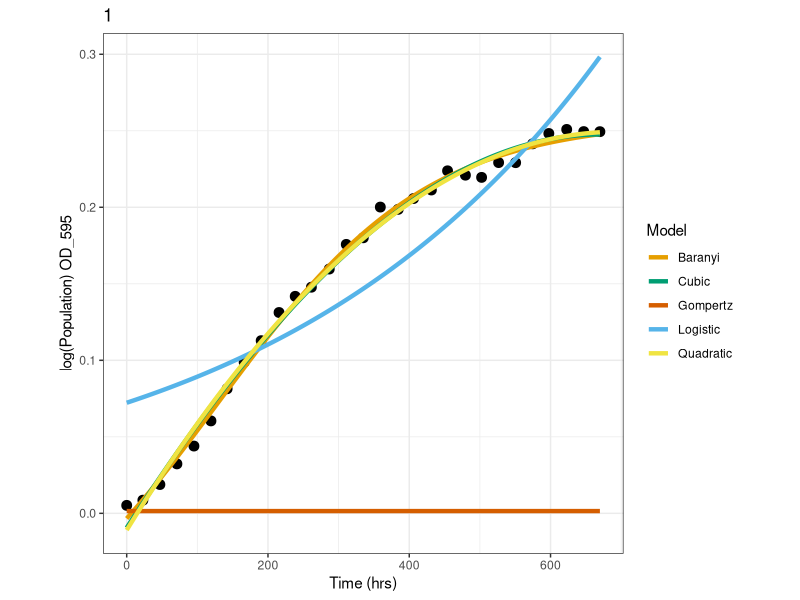
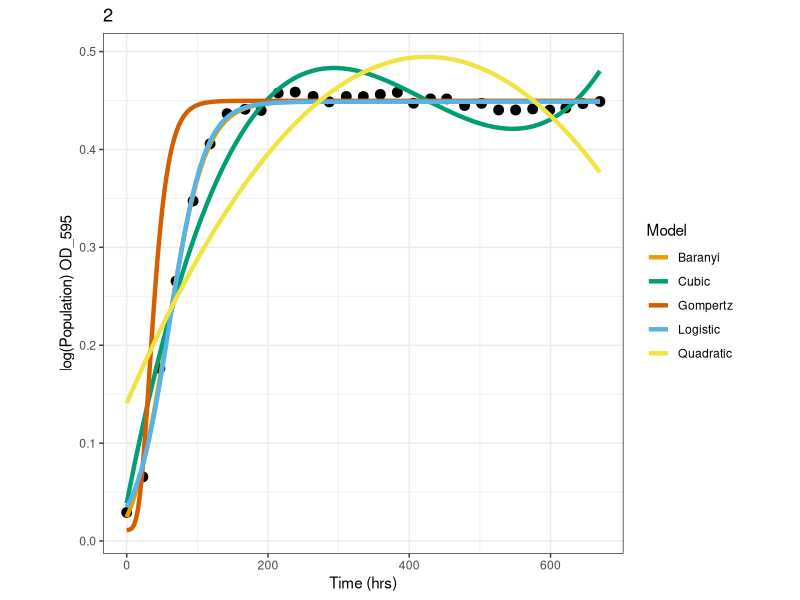
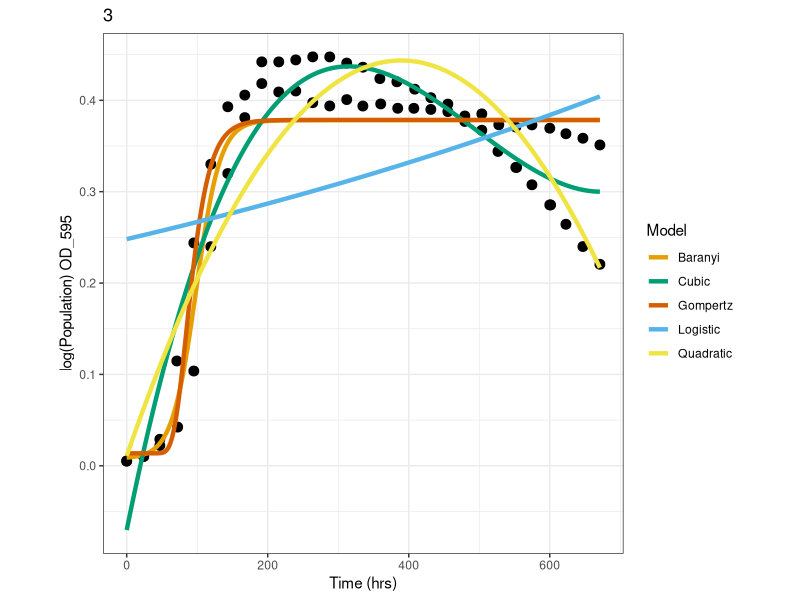
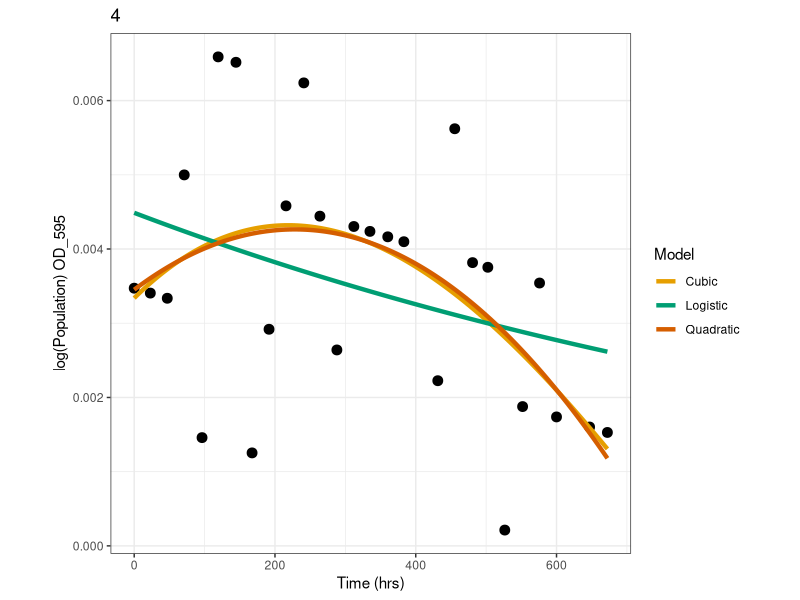
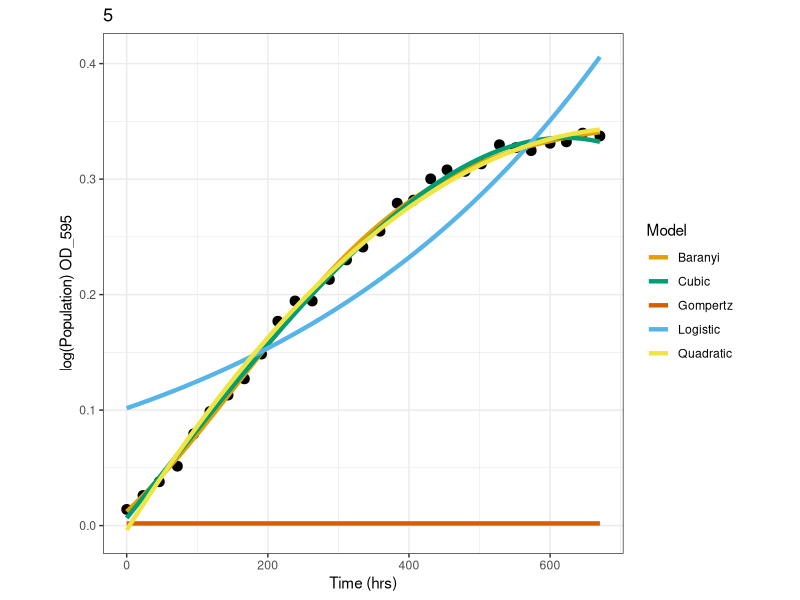
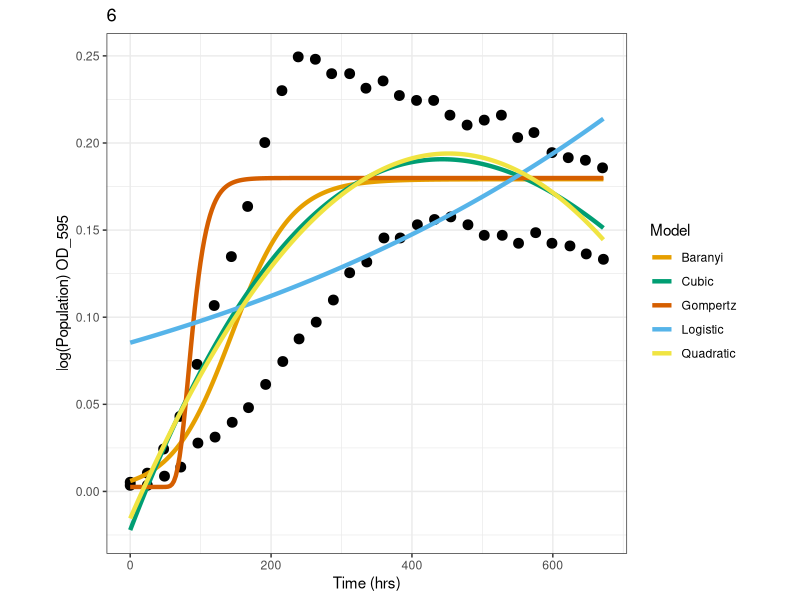
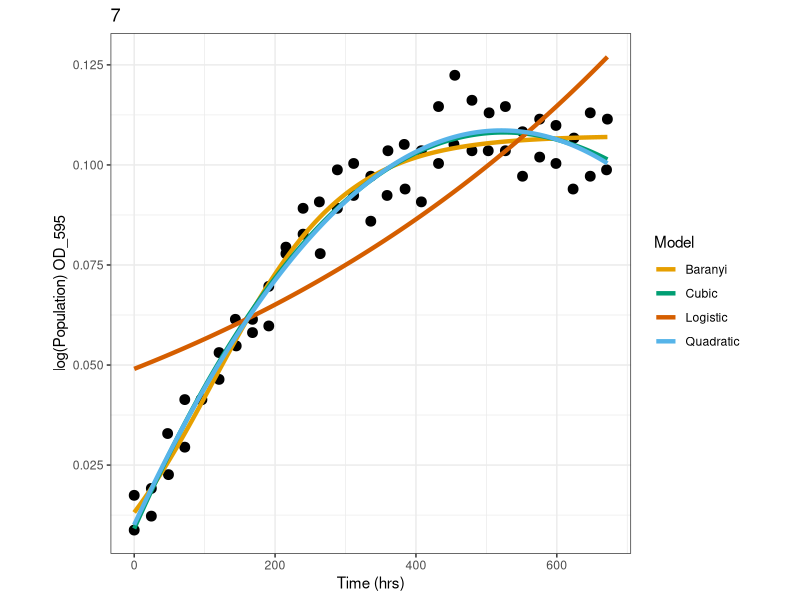
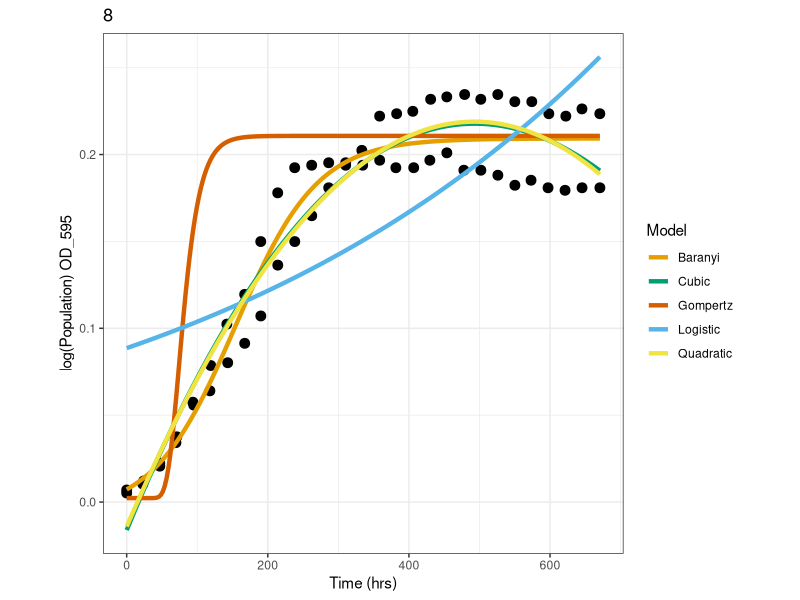

The R source for these figures, in order: (Note: this script raises an error after producing the figures.)
#__author__ = 'Billy Lam (ykl17@ic.ac.uk)'
#__version__ = '3.6.3'

## Model fitting using logged data ##

## Load necessary packages ##
library(ggplot2)
library(minpack.lm)

# An additional package could be "growthrates", it got a written function to extract rmax and tlag

## Load data ##
data <- read.csv("../data/Pop_clean.csv", stringsAsFactors = F, header = T)

#### Defining equations! ####
logistic_model <- function(N_0, N_max, r_max, t){
  return((N_0 * N_max * exp(r_max*t)) / (N_max + N_0 * (exp(r_max*t) - 1)))
}

loglogistic_model <- function(N_0, N_max, r_max, t){
  return(log((N_0 * N_max * exp(r_max*t)) / (N_max + N_0 * (exp(r_max*t) - 1))))
}

# gompertz_model <- function(t, r_max, N_max, N_0, t_lag){ # Modified gompertz growth model (Zwietering 1990)
#   return(exp(N_0 + (N_max - N_0) * exp(-exp(r_max * exp(1) * (t_lag - t)/((N_max - N_0) * log(10)) + 1))))
# }  

gompertz_model <- function(t, r_max, N_max, N_0, t_lag){ # Modified gompertz growth model (Zwietering 1990)
  return(N_0 + (N_max - N_0) * exp(-exp(r_max * exp(1) * (t_lag - t)/((N_max - N_0) * log(10)) + 1)))
}     

baranyi_model <- function(N_0, N_max, r_max, t, t_lag){ # Baranyi model (Baranyi 1993)
  return(N_max + log10((-1+exp(r_max*t_lag) + exp(r_max*t))/(exp(r_max*t) - 1 + exp(r_max*t_lag) * 10^(N_max-N_0))))
}

## Initialize the results data frame ##
Stats50 <- data.frame(ID = character(), Quadratic_AIC = numeric(), 
                     Cubic_AIC = numeric(), Logistic_AIC = numeric(), 
                     Gompertz_AIC = numeric(), Baranyi_AIC = numeric(), 
                     Quadratic_rsq = numeric(), Cubic_rsq = numeric(), 
                     Logistic_rsq = numeric(), Gompertz_rsq = numeric(),
                     Baranyi_rsq = numeric(), stringsAsFactors = FALSE)


## Initializing starting parameters, model fitting (linear and nonn-linear), calculating AIC, plotting!
for (i in unique(data$id2)){
  # For each unique data set
  supb <- subset(data, data$id2 == i)
  
  if ((nrow(supb)<4) == TRUE) {next}
  
  ############## Initializing starting parameters ###############
  N_0_start <- min(supb$logpop1) # N0 = minimum PopBio
  N_max_start <- max(supb$logpop1) # Nmax = maximum PopBio
  
  # Generate initial regression for comparisons to find rmax in the while loop!
  a <- lm(supb$logpop1 ~ supb$Time) #Initial regression fit
  y_int <- a$coefficients[1] #Y-intercept of the initial regression fit
  r_max_start <- a$coefficients[2] #Gradient of initial regression fit
  
  # Setting conditions for the while loop so that it runs x (total number of rows -3) number of times for each data set
  j <- 1
  n <- dim(supb)[1] - 3 # Running lm for every 3 points in the data set, so the nrow(supb) - 3 is the number of times the lm will run
  rdata <- supb
  
  while(j < n){ # Prevent R trying to lm() over available data
    if(length(unique(rdata$Time)) != 1){
      rmaxx <- lm(rdata$logpop1[j:(j+4)]~rdata$Time[j:(j+4)])$coefficients[2]
      y_int2 <- lm(rdata$logpop1[j:(j+4)]~rdata$Time[j:(j+4)])$coefficients[1]
      j <- j + 1
      if(r_max_start < rmaxx){ # If new r is greater than old r
        r_max_start <- rmaxx # Make the the old rmax equal to the new rmax
        y_int <- y_int2 # Make the old y-intercept equal to the new y-intercept
      }
    } 
  }
  
  r_max_start <- as.numeric(r_max_start) 
  y_int <- as.numeric(y_int)
  t_lag_start <- (-y_int) / r_max_start # t_lag = x-intercept of the r_max tangent, so this calculates it
  
  set.seed(55)
  
  for (j in 1:100){
    
  }
  
  ################ Fitting the models ##################
  ID <- supb$id2[i] #Getting the unique ID for each data set
  
  ## Linear ##
  # Quadratic
  Qua_Fit <- lm(logpop1 ~ poly(Time, 2), data = supb)   
  QuaAIC <- AIC(Qua_Fit)
  Qua_rsq <- summary(Qua_Fit)$adj.r.squared
  
  # Cubic
  Cub_Fit <- lm(logpop1 ~ poly(Time, 3), data = supb) 
  CubAIC <- AIC(Cub_Fit)
  Cub_rsq <- summary(Cub_Fit)$adj.r.squared
  
  ## Non-linear ##
  # Logistic
  Logis_Fit <- try(nlsLM(logpop1 ~ logistic_model(N_0, N_max, r_max, t = Time), 
                         data = supb, start = c(N_0 = N_0_start, 
                                                N_max = N_max_start, 
                                                r_max = r_max_start), 
                         control = nls.lm.control(maxiter = 100)), silent = T) 
  if (class(Logis_Fit) != 'try-error'){
    LogisAIC <- AIC(Logis_Fit)
    Logistic_rss <- sum(residuals(Logis_Fit)^2)
    Logistic_tss <- sum((supb$logpop1 - mean(supb$logpop1))^2)
    Logistic_rsq <- 1 - (Logistic_rss/Logistic_tss)
  } else {
    LogisAIC <- "NA"
    Logistic_rsq <- "NA"
  }
  
  # Gompertz
  Gomp_Fit <- try(nlsLM(logpop1 ~ gompertz_model(N_0, N_max, r_max, t = Time, 
                                                t_lag), data = supb, 
                        start = c(N_0 = N_0_start, N_max = N_max_start, 
                                  r_max = r_max_start, t_lag = t_lag_start), 
                        control = nls.lm.control(maxiter = 100)), silent = T) 
  if (class(Gomp_Fit) != 'try-error'){
    GompertzAIC <- AIC(Gomp_Fit)
    Gompertz_rss <- sum(residuals(Gomp_Fit)^2)
    Gompertz_tss <- sum((supb$logpop1 - mean(supb$logpop1))^2)
    Gompertz_rsq <- 1 - (Gompertz_rss/Gompertz_tss)
  } else {
    GompertzAIC <- "NA"
    Gompertz_rsq <- "NA"
  }
  
  # Baranyi
  Bar_Fit <- try(nlsLM(logpop1 ~ baranyi_model(N_0, N_max, r_max, t = Time, 
                                              t_lag), data = supb, 
                       start = c(N_0 = N_0_start, N_max = N_max_start, 
                                 r_max = r_max_start, t_lag = t_lag_start), 
                       control = nls.lm.control(maxiter = 100)), silent = T) 
  if (class(Bar_Fit) != 'try-error'){
    BaranyiAIC <- AIC(Bar_Fit)
    Baranyi_rss <- sum(residuals(Bar_Fit)^2)
    Baranyi_tss <- sum((supb$logpop1 - mean(supb$logpop1))^2)
    Baranyi_rsq <- 1 - (Baranyi_rss/Baranyi_tss)
  } else {
    BaranyiAIC <- "NA"
    Baranyi_rsq <- "NA"
  }    
  
  # Filling in the results data frame with calculated AIC and adj r-squared values
  whtev <- c(ID, QuaAIC, CubAIC, LogisAIC, GompertzAIC, BaranyiAIC, Qua_rsq, 
             Cub_rsq, Logistic_rsq, Gompertz_rsq, Baranyi_rsq)
  Stats50[i, ] <- whtev
  
  
  ################## Creating the plots #####################
  # x-axis for the models
  length <- seq(from = min(supb$Time), to = max(supb$Time), length.out = 250)

  # Saving the predicted data points for each model and merging them all together
  Qp <- predict.lm(Qua_Fit, data.frame(Time = length))
  df1 <- data.frame(length, Qp)
  df1$Model <- "Quadratic"
  names(df1) <- c("length", "PopBio_pred", "Model")
  dfp <- df1

  if(CubAIC != "NA" && is.infinite(CubAIC) == FALSE){ # If the AIC is not NA and infinite
    Cp <- predict.lm(Cub_Fit, data.frame(Time = length))
    df2 <- data.frame(length, Cp)
    df2$Model <- "Cubic"
    names(df2) <- c("length", "PopBio_pred", "Model")
    dfp <- rbind(dfp, df2) # rbind the dataframes
  }
  if(LogisAIC != "NA" && is.infinite(LogisAIC) == FALSE){
    Lp <- logistic_model(t = length, r_max = coef(Logis_Fit)["r_max"], N_max = coef(Logis_Fit)["N_max"], N_0 = coef(Logis_Fit)["N_0"])
    df3 <- data.frame(length, Lp)
    df3$Model <- "Logistic"
    names(df3) <- c("length", "PopBio_pred", "Model")
    dfp <- rbind(dfp, df3)
  }
  if(GompertzAIC != "NA" && is.infinite(GompertzAIC) == FALSE){
    Gop <- gompertz_model(t = length, r_max = coef(Gomp_Fit)["r_max"], N_max = coef(Gomp_Fit)["N_max"], N_0 = coef(Gomp_Fit)["N_0"], t_lag = coef(Gomp_Fit)["t_lag"])
    df4 <- data.frame(length, Gop)
    df4$Model <- "Gompertz"
    names(df4) <- c("length", "PopBio_pred", "Model")
    dfp <- rbind(dfp, df4)
  }
  if(BaranyiAIC != "NA" && is.infinite(BaranyiAIC) == FALSE){
    Bp <- baranyi_model(t = length, r_max = coef(Bar_Fit)["r_max"], N_max = coef(Bar_Fit)["N_max"], N_0 = coef(Bar_Fit)["N_0"], t_lag = coef(Bar_Fit)["t_lag"])
    df5 <- data.frame(length, Bp)
    df5$Model <- "Baranyi"
    names(df5) <- c("length", "PopBio_pred", "Model")
    dfp <- rbind(dfp, df5)
  }


  ## Plotting ##
  p <- ggplot(supb, aes(x = Time, y = logpop1)) +
    geom_point(size = 3) + #Data point size
    geom_line(data = dfp, aes(x = length, y = PopBio_pred, col = Model), size = 1.5) + # Model prediction lines
    scale_color_manual(values = c("#E69F00", "#009E73", "#D55E00", "#56B4E9", "#F0E442")) +
    theme_bw() + # Black and white background
    theme(aspect.ratio = 1) + # Square background
    labs(title = paste(ID), x = ("Time (hrs)"), y = paste("log(Population) ", supb$PopBio_units[i], sep = ""))

  ## Save plot in results
  png(paste("../", i, ".png", sep = ""), width=600, height=500, res=120) # start export
  print(p)
  dev.off() # finish export
}

## Export stats results
write.csv(Stats50, "../data/logstats.csv")
